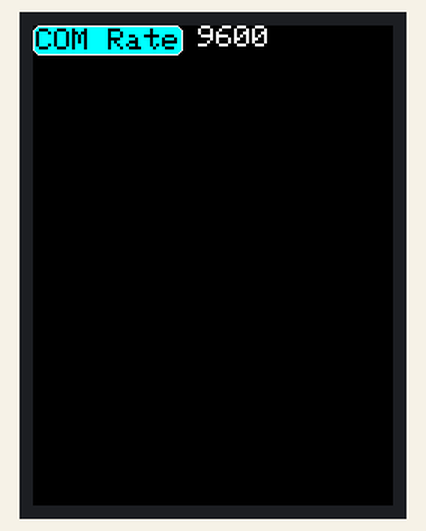
This sketch was run on a simulated Arduino Uno, built with avr-gcc and run on an emulated ATmega328P. Shown: 240×320 colour display.

Above: at 0.5 s.

The sketch:

Serial_Debug_Monitor.ino
```cpp
//  Serial Debug Monitor
//  Hardware:  Nano on a Nano to Uno breakout board with a TFT touch screen plugged in (old parallel pin model, not SPI)
//  Using MCUFriend TFT library for on screen touch button and scrolling text
//  Scrolling is based on the scroll_kbv  example in the MCUFriend library
//  *** Can't get it working very well so this is just a buggy concept sketch
//      There is a touch button at the top of the screen (portrait mode) that changes the serial data rate from 9600 to 115200
//      to match what is plugged into the Rx and Gnd pins.
//      Serial text is then shown on screen, scrolling up when the screen is full one line at a time
//      Bugs include not properly erasing old text when over-writing a line with new text, and
//      after a full screen has been filled, there is a weird delay and some text moving around on the bottom line before it is
//      updated with the incoming serial data - no idea what is going on


#include <Adafruit_GFX.h>
#include <MCUFRIEND_kbv.h>
MCUFRIEND_kbv tft;

#include <TouchScreen.h>

// run TouchScreen_Calibr_native.ino in MCUFRIEND_kbv examples to calibrate screen
// copy calibration data from serial monitor for XP, XM, YP, YM, TS_LEFT, TS_RT, TS_TOP, TS_BOT
const int XP = 7, XM = A1, YP = A2, YM = 6; //320x480 ID=0x0099
const int TS_LEFT = 903, TS_RT = 163, TS_TOP = 947, TS_BOT = 165;

// touch pressure sensitivity thresholds to detect screen presses
const int MINPRESSURE = 10;
const int MAXPRESSURE = 1000;
int      pixel_x;                                  // touch screen pressed location
int      pixel_y;                                  // touch screen pressed location

TouchScreen ts = TouchScreen(XP, YP, XM, YM, 300); // create touch screen object

Adafruit_GFX_Button serialButton;                  // create touch screen button for serial rate selection

// define standard colors
#define BLACK   0x0000
#define BLUE    0x001F
#define RED     0xF800
#define GREEN   0x07E0
#define CYAN    0x07FF
#define MAGENTA 0xF81F
#define YELLOW  0xFFE0
#define WHITE   0xFFFF

// text/scrolling items
int16_t ht = 16;         // text font pixel height
int16_t top = 3;         // top line to begin text scrolling window
int16_t lines;           // number of text lines on screen
int16_t scroll = 0;      // vertical scroll related - not sure what it does
int16_t width;           // screen pixel width
int     lastYpos = 0;    // track what line the text is on

byte currBpsPos = 0;     // select serial bps rate from this bpsRates array position
const byte numBpsRates = 5;
int bpsRates[numBpsRates] = { 96, 192, 384, 576, 1152 }; // multiply by 100 to get bps rate - keeps data size down to just an int

void setup()
{
  Serial.begin((long)bpsRates[currBpsPos] * 100);       // eg. bpsRates[0] * 100 = 96 * 100 = 9600

  // init display
  tft.reset();
  uint16_t id = tft.readID();
  tft.begin(id);
  tft.invertDisplay(true);                              // invert screen colors if this display driver requires it
  tft.setRotation(0);                                   // portrait orientation
  tft.fillScreen(BLACK);

  // draw touch button
  // tft_object, button center X, button center Y, Width, Height, Outline, Text_color, Fill, Button Text, text size
  serialButton.initButton(&tft,  50, 10, 100, 20, WHITE, CYAN, BLACK, "COM Rate", 2);
  serialButton.drawButton(false);

  tft.setTextColor(WHITE, BLACK);
  tft.setTextSize(2);                // system font is 8 pixels.  ht = 8*2=16
  lines = (tft.height() / ht) - 4;   // number of text lines in portrait mode, based on screen and text pixel height and some tweaking

  // print the current serial bps rate at top of screen beside touch button
  tft.setCursor(110, 0);
  tft.print(bpsRates[currBpsPos]);
  tft.print("00  ");

  tft.setCursor(0, tft.height());
  lastYpos = tft.getCursorY();  // store text line position for tracking movement
}

void loop()
{
  // trying to detect when text has started on a new line so scrolling can occur
  // but there is something not working right, and so far there isn't much
  // info about how this works so it's just left sort of working enough for testing
  if (tft.getCursorY() != lastYpos) {
    tft.print("                          ");            // crude way of erasing a line of text before overwriting with new
    tft.setCursor(0, (scroll + top) * ht);
    lastYpos = tft.getCursorY();
    if (++scroll >= lines) scroll = 0;
    tft.vertScroll(top * ht, lines * ht, scroll * ht);
  }

  // when serial data arrives, print it on the display
  if (Serial.available() > 0) {
    char inChar = Serial.read();
    tft.print(inChar);
  }

  // check if the on screen button is pressed and
  // change serial data rate
  bool buttonPressed = Touch_getXY();
  serialButton.press(buttonPressed && serialButton.contains(pixel_x, pixel_y));

  // restart serial port at new bit rate, cycling through bps data rate table
  if (serialButton.justPressed()) {
    Serial.end();
    currBpsPos++;                                    // switch to next defined serial data rate
    if (currBpsPos >= numBpsRates) currBpsPos = 0;
    Serial.begin((long)bpsRates[currBpsPos] * 100);  // re-init serial port with new data rate

    // update on screen bps rate
    int xpos = tft.getCursorX();                     // save cursor position before moving to top of screen to update serial rate
    int ypos = tft.getCursorY();
    tft.setCursor(110, 0);
    tft.print(bpsRates[currBpsPos]);
    tft.print("00  ");
    tft.setCursor(xpos, ypos);                       // restore cursor position to resume text printing
    delay(50);                                       // debounce touch screen button or it may keep triggering
  }
}

// get touch screen pixel location if screen is touched
bool Touch_getXY(void)
{
  TSPoint p = ts.getPoint();
  pinMode(YP, OUTPUT);
  pinMode(XM, OUTPUT);
  digitalWrite(YP, HIGH);   // TFT control pins
  digitalWrite(XM, HIGH);
  bool pressed = (p.z > MINPRESSURE && p.z < MAXPRESSURE);
  if (pressed) {
    pixel_x = map(p.x, TS_LEFT, TS_RT, 0, tft.width());  // map x location from analog pos. reading to screen width
    pixel_y = map(p.y, TS_TOP, TS_BOT, 0, tft.height()); // map y location from analog pos. reading to screen height
  }
  return pressed;
}
```
